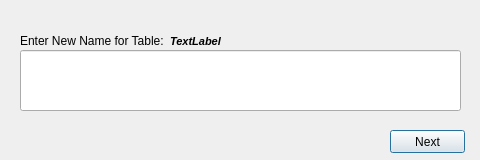
<?xml version="1.0" encoding="UTF-8"?>
<ui version="4.0">
 <class>Dialog</class>
 <widget class="QDialog" name="Dialog">
  <property name="geometry">
   <rect>
    <x>0</x>
    <y>0</y>
    <width>480</width>
    <height>160</height>
   </rect>
  </property>
  <property name="minimumSize">
   <size>
    <width>480</width>
    <height>160</height>
   </size>
  </property>
  <property name="maximumSize">
   <size>
    <width>480</width>
    <height>160</height>
   </size>
  </property>
  <property name="windowTitle">
   <string>Confirm Action!</string>
  </property>
  <property name="windowIcon">
   <iconset>
    <normaloff>icon.png</normaloff>icon.png</iconset>
  </property>
  <property name="sizeGripEnabled">
   <bool>false</bool>
  </property>
  <property name="modal">
   <bool>false</bool>
  </property>
  <widget class="QStackedWidget" name="stackedWidget">
   <property name="geometry">
    <rect>
     <x>0</x>
     <y>0</y>
     <width>481</width>
     <height>161</height>
    </rect>
   </property>
   <property name="contextMenuPolicy">
    <enum>Qt::PreventContextMenu</enum>
   </property>
   <property name="currentIndex">
    <number>0</number>
   </property>
   <widget class="QWidget" name="rename_box_page">
    <widget class="QLineEdit" name="renameTB_textbox">
     <property name="geometry">
      <rect>
       <x>20</x>
       <y>50</y>
       <width>441</width>
       <height>61</height>
      </rect>
     </property>
     <property name="styleSheet">
      <string notr="true">font: 12pt &quot;Terminal&quot;;</string>
     </property>
    </widget>
    <widget class="QPushButton" name="next">
     <property name="geometry">
      <rect>
       <x>390</x>
       <y>130</y>
       <width>75</width>
       <height>23</height>
      </rect>
     </property>
     <property name="text">
      <string>Next</string>
     </property>
    </widget>
    <widget class="QWidget" name="horizontalLayoutWidget">
     <property name="geometry">
      <rect>
       <x>20</x>
       <y>30</y>
       <width>441</width>
       <height>22</height>
      </rect>
     </property>
     <layout class="QHBoxLayout" name="horizontalLayout">
      <item>
       <widget class="QLabel" name="label_4">
        <property name="font">
         <font>
          <pointsize>9</pointsize>
         </font>
        </property>
        <property name="text">
         <string>Enter New Name for Table:</string>
        </property>
       </widget>
      </item>
      <item>
       <widget class="QLabel" name="existing_TB">
        <property name="sizePolicy">
         <sizepolicy hsizetype="Expanding" vsizetype="Expanding">
          <horstretch>0</horstretch>
          <verstretch>0</verstretch>
         </sizepolicy>
        </property>
        <property name="font">
         <font>
          <pointsize>8</pointsize>
          <weight>75</weight>
          <italic>true</italic>
          <bold>true</bold>
         </font>
        </property>
        <property name="text">
         <string>TextLabel</string>
        </property>
        <property name="textFormat">
         <enum>Qt::PlainText</enum>
        </property>
        <property name="wordWrap">
         <bool>true</bool>
        </property>
       </widget>
      </item>
      <item>
       <spacer name="horizontalSpacer">
        <property name="orientation">
         <enum>Qt::Horizontal</enum>
        </property>
        <property name="sizeHint" stdset="0">
         <size>
          <width>40</width>
          <height>20</height>
         </size>
        </property>
       </spacer>
      </item>
     </layout>
    </widget>
   </widget>
   <widget class="QWidget" name="confirmation_page">
    <widget class="QLabel" name="label">
     <property name="geometry">
      <rect>
       <x>40</x>
       <y>30</y>
       <width>91</width>
       <height>91</height>
      </rect>
     </property>
     <property name="text">
      <string/>
     </property>
     <property name="pixmap">
      <pixmap>warning.png</pixmap>
     </property>
     <property name="scaledContents">
      <bool>true</bool>
     </property>
    </widget>
    <widget class="QLabel" name="label_3">
     <property name="geometry">
      <rect>
       <x>170</x>
       <y>40</y>
       <width>221</width>
       <height>21</height>
      </rect>
     </property>
     <property name="styleSheet">
      <string notr="true">font: 75 12pt &quot;Terminal&quot;;</string>
     </property>
     <property name="text">
      <string>!! LAST WARNING !!</string>
     </property>
    </widget>
    <widget class="QLabel" name="label_2">
     <property name="geometry">
      <rect>
       <x>170</x>
       <y>60</y>
       <width>251</width>
       <height>51</height>
      </rect>
     </property>
     <property name="styleSheet">
      <string notr="true">font: 12pt &quot;Montserrat&quot;;</string>
     </property>
     <property name="text">
      <string>Are you sure you want to rename the selected table?</string>
     </property>
     <property name="textFormat">
      <enum>Qt::PlainText</enum>
     </property>
     <property name="wordWrap">
      <bool>true</bool>
     </property>
    </widget>
    <widget class="QDialogButtonBox" name="buttonBox">
     <property name="geometry">
      <rect>
       <x>120</x>
       <y>130</y>
       <width>351</width>
       <height>21</height>
      </rect>
     </property>
     <property name="cursor">
      <cursorShape>PointingHandCursor</cursorShape>
     </property>
     <property name="focusPolicy">
      <enum>Qt::StrongFocus</enum>
     </property>
     <property name="orientation">
      <enum>Qt::Horizontal</enum>
     </property>
     <property name="standardButtons">
      <set>QDialogButtonBox::No|QDialogButtonBox::Yes</set>
     </property>
     <property name="centerButtons">
      <bool>false</bool>
     </property>
    </widget>
    <widget class="QPushButton" name="previous">
     <property name="geometry">
      <rect>
       <x>10</x>
       <y>130</y>
       <width>75</width>
       <height>23</height>
      </rect>
     </property>
     <property name="text">
      <string>Previous</string>
     </property>
    </widget>
   </widget>
  </widget>
 </widget>
 <resources/>
 <connections>
  <connection>
   <sender>buttonBox</sender>
   <signal>accepted()</signal>
   <receiver>Dialog</receiver>
   <slot>accept()</slot>
   <hints>
    <hint type="sourcelabel">
     <x>248</x>
     <y>254</y>
    </hint>
    <hint type="destinationlabel">
     <x>157</x>
     <y>274</y>
    </hint>
   </hints>
  </connection>
  <connection>
   <sender>buttonBox</sender>
   <signal>rejected()</signal>
   <receiver>Dialog</receiver>
   <slot>reject()</slot>
   <hints>
    <hint type="sourcelabel">
     <x>316</x>
     <y>260</y>
    </hint>
    <hint type="destinationlabel">
     <x>286</x>
     <y>274</y>
    </hint>
   </hints>
  </connection>
 </connections>
</ui>
